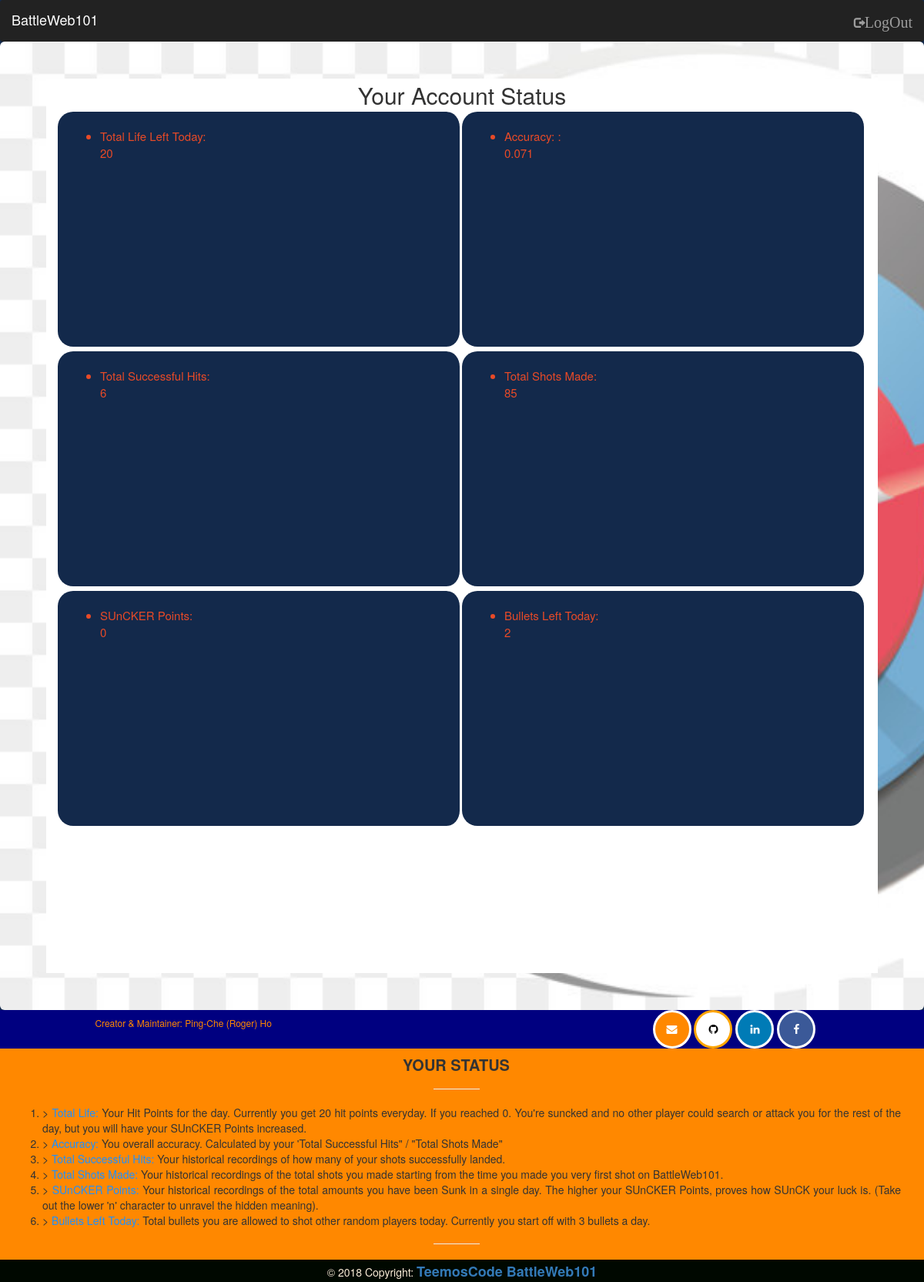
Before: /status/ (signed in) with the older database file.
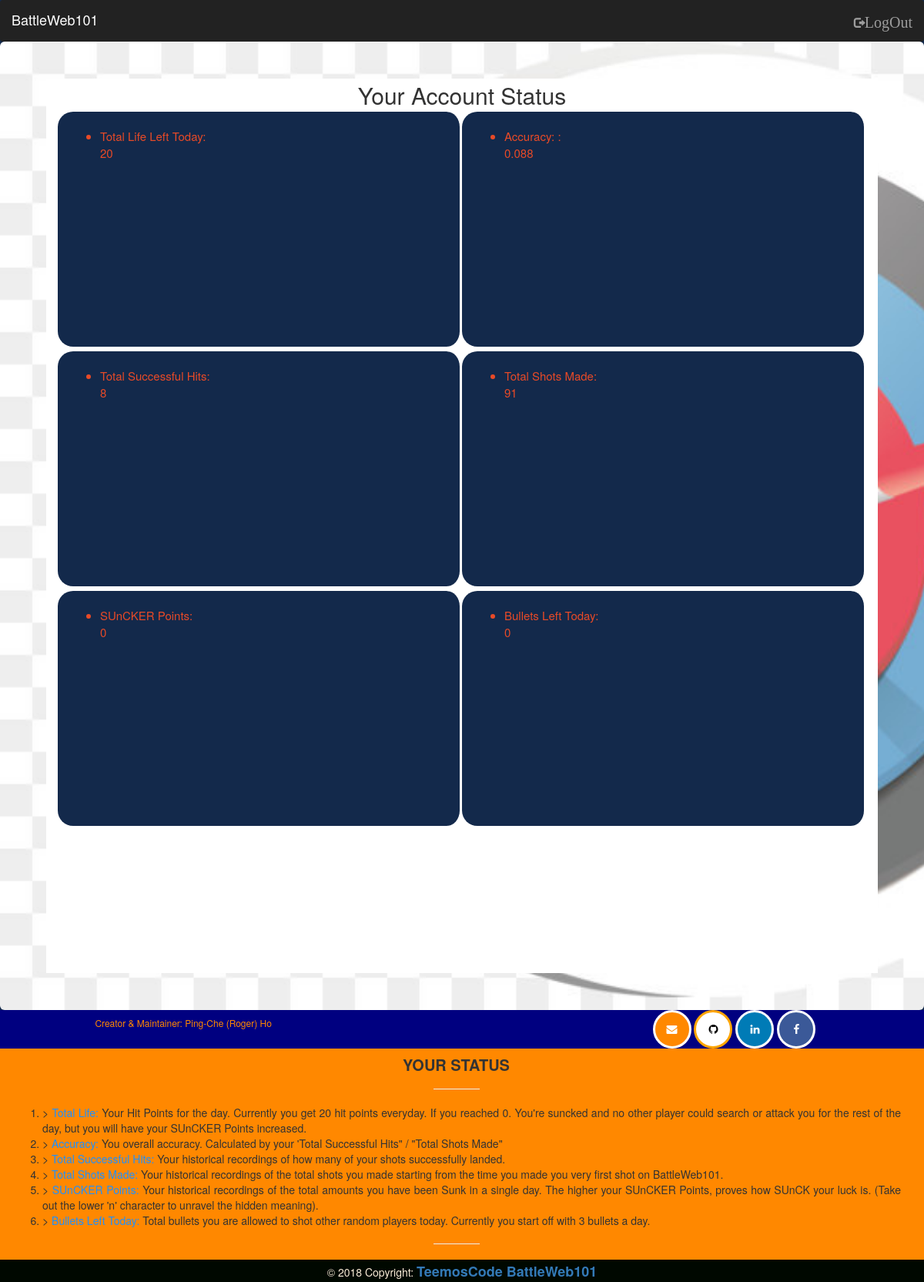
After: the same page with the newer database file.
### BattleWeb101/models.py (models this page shows, shortened)
class Player(models.Model):
    player_id = models.AutoField(primary_key=True)
    player_name = models.CharField(max_length=15)
    player_bullets = models.IntegerField(default=3)
    player_hit_points = models.IntegerField(default=20)
    player_suncker_points = models.IntegerField(default=0)
    player_total_shots = models.IntegerField(default=0)  # All historical shots the player has made since his first shot
    player_total_hits = models.IntegerField(default=0)  # Shots that actually hit
    player_accuracy = models.DecimalField(default=0.000, max_digits=6, decimal_places=3)  # 0.000 This field is COOL!!!
    class Meta:
        ordering = ['player_id']

### BattleWeb101/views.py (the view)
# urls.py: path('status/', PlayerStatus.as_view(), name='player_status_urlpattern'),
class PlayerStatus(LoginRequiredMixin, View):
    def get(self, request):
        player = Player.objects.get(player_name=request.user.username)
        context = {
            'player': player
        }
        return render(request, 'battleweb101/player_status.html', context=context)

### BattleWeb101/templates/battleweb101/player_status.html (shortened to what this page needs)
{% extends 'display_base.html' %}
{% load static %}
{% block sub_additional_links%}
  <link rel='stylesheet' type="text/css" href="{% static 'battleweb101/registration_checkbox.css' %}">
  <link rel="stylesheet" href="//netdna.bootstrapcdn.com/bootstrap/3.3.0/css/bootstrap.min.css">
  <link rel="stylesheet" href="//netdna.bootstrapcdn.com/font-awesome/4.2.0/css/font-awesome.min.css">
{% endblock %}
{% block content-body %}
<div class="container col-md-6 col-lg-8 col-xl-6 mb-8" id="whiteboard_context" style="background-color: white; ">
<h2 class="text-center" style="margin-top: 5px; margin-bottom: 5px;"> Your Account Status </h2>
        <div class="col-md-6 whiteboard_content">
           <br>
            <ul>
                <li>Total Life Left Today: <br>{{ player.player_hit_points }}</li>
            </ul>
        </div>
        <div class="col-md-6 whiteboard_content">
           <br>
            <ul>
                <li> Accuracy: : <br>{{ player.player_accuracy }} </li>
            </ul>
        </div>
    <hr class="deep-purple accent-2 mb-4 mt-0 d-inline-block mx-auto" style="width: 100px; margin: 2px auto; border-color:white; border-style:solid;">
    <hr class="deep-purple accent-2 mb-4 mt-0 d-inline-block mx-auto" style="width: 100px; margin: 2px auto; border-color:white; border-style:solid;">
        <div class="col-md-6 whiteboard_content">
           <br>
            <ul>
                <li>Total Successful Hits: <br>{{ player.player_total_hits }}</li>
            </ul>
        </div>
        <div class="col-md-6 whiteboard_content">
           <br>
            <ul>
                <li>Total Shots Made: <br>{{ player.player_total_shots }}</li>
            </ul>
        </div>
    <hr class="deep-purple accent-2 mb-4 mt-0 d-inline-block mx-auto" style="width: 100px; margin: 2px auto; border-color:white; border-style:solid;">
    <hr class="deep-purple accent-2 mb-4 mt-0 d-inline-block mx-auto" style="width: 100px; margin: 2px auto; border-color:white; border-style:solid;">
        <div class="col-md-6 whiteboard_content">
           <br>
            <ul>
                <li>SUnCKER Points: <br>{{ player.player_suncker_points }}</li>
            </ul>
        </div>
        <div class="col-md-6 whiteboard_content">
           <br>
            <ul>
                <li>Bullets Left Today: <br>{{ player.player_bullets }}</li>
            </ul>
        </div>
    <hr class="deep-purple accent-2 mb-4 mt-0 d-inline-block mx-auto" style="width: 100px; margin: 2px auto; border-color:white; border-style:solid;">
    <hr class="deep-purple accent-2 mb-4 mt-0 d-inline-block mx-auto" style="width: 100px; margin: 2px auto; border-color:white; border-style:solid;">
</div>
{% endblock %}
{% block ischool_intro %}
	<div class="col-md-6 col-lg-12 col-xl-6 mb-8" >
	    <h6 class="text-uppercase font-weight-bold">
	        <strong>Your status</strong>
	    </h6>
	            <hr class="deep-purple accent-2 mb-4 mt-0 d-inline-block mx-auto" style="width: 60px;">
	    <p>
            <ol>
                <li align = "justify">>
                    <span style="color: dodgerblue">Total Life:</span> Your Hit Points for the day. Currently you get 20 hit points everyday. If you reached 0.
                    You're suncked and no other player could search or attack you for the rest of the day, but you will have your SUnCKER Points increased.
                </li>
                <li align = "justify">>
                    <span style="color: dodgerblue">Accuracy:</span> You overall accuracy. Calculated by your 'Total Successful Hits" / "Total Shots Made"
                </li>
                <li align = "justify">>
                    <span style="color: dodgerblue">Total Successful Hits:</span> Your historical recordings of how many of your shots successfully landed.
                </li>
                <li align = "justify">>
                    <span style="color: dodgerblue">Total Shots Made: </span> Your historical recordings of the total shots you made starting from the time you made you very
                    first shot on BattleWeb101.
                </li>
                <li align = "justify">>
                    <span style="color: dodgerblue">SUnCKER Points:</span> Your historical recordings of the total amounts you have been Sunk in a single day. The higher your
                    SUnCKER Points, proves how SUnCK your luck is. (Take out the lower 'n' character to unravel the hidden meaning).
                </li>
                <li align = "justify">>
                    <span style="color: dodgerblue">Bullets Left Today: </span> Total bullets you are allowed to shot other random players today. Currently you start off with
                    3 bullets a day.
                </li>
            </ol>
        </p>
	   		   	<hr class="deep-purple accent-2 mb-4 mt-0 d-inline-block mx-auto" style="width: 60px;">
	</div>
{% endblock %}

### BattleWeb101/templates/display_base.html (shortened to what this page needs)
{% extends 'root.html' %}
{% block more_links %}
    {% block sub_additional_links%} {% endblock %}
{% endblock %}

### BattleWeb101/templates/root.html (shortened to what this page needs)
{% load static %}
<!DOCTYPE html>
<html lang="en">
	<head>
		<link rel="stylesheet" href="https://maxcdn.bootstrapcdn.com/bootstrap/3.3.7/css/bootstrap.min.css">
		<link rel = 'stylesheet' type='text/css' href="{% static 'battleweb101/root_base.css' %}">
		<link rel = 'stylesheet' type = 'text/css' href = "{% static 'battleweb101/session_info_display.css' %}">
		<link rel = 'stylesheet' type = 'text/css' href = "{% static 'battleweb101/bootstrap-social.css' %}">
		<link rel="stylesheet" href="https://cdnjs.cloudflare.com/ajax/libs/font-awesome/4.7.0/css/font-awesome.min.css">
        {% block more_links %} {% endblock %}
	</head>
	<body>
		<nav class="navbar navbar-inverse container-fluid">
		  <div class="container-fluid">
		    <div class="navbar-header" style="margin-left: 15px;">
		      <a class="navbar-brand" href="/">BattleWeb101</a>
		    </div>
            {% block navbar %}
    		    <ul class="nav navbar-nav navbar-right" style="margin-right: 0;">
    				{% if request.user.is_authenticated %}
    					<li><a href='/logout'><span class="glyphicon glyphicon-log-out"><span style = "font-size: 20px">LogOut</span></a></li>
    				{% else %}
    					<li><a href="{% url 'signup_urlpattern' %}"><span class="glyphicon glyphicon-user"></span> Create Account</a></li>
    					<li><a href="{% url 'login_urlpattern' %}"><span class="glyphicon glyphicon-log-in"></span> LogIn</a></li>
    				{% endif %}
    		    </ul>
            {% endblock %}
		  </div>
		</nav>
		<div class = "container-fluid page-container">
			<div class="jumbotron" style="background-image: url('../../static/battleweb101/target_hit.jpg');">
                {% block content-body %}{% endblock %}
			</div>
		</div>
		{% block footer %}
            <footer class="page-footer font-small unique-color-dark pt-0">
                {% block roger %}
                <div style="background-color: #000080;">
                    <div id="rogers_border" class="container">
                        <div class="row py-4 d-flex align-items-center" style='margin-right: 0;'>
                            <div class="col-md-6 col-lg-5 text-center text-md-left mb-4 mb-md-0">
                                <h6 class="mb-0 white-text"><span style="color:#FF8800">Creator & Maintainer: Ping-Che (Roger) Ho</h6>
                            </div>
                            <div class="col-md-6 col-lg-7 text-center text-md-right">
                                <a class="ins-ic" >
                                    <i class="fa fa-handshake white-text mr-lg-4"> </i>
                                </a>
                                <a class="tw-ic">
                                    <i class="fa fa-handshake white-text mr-lg-4"> </i>
                                </a>
                                <a class="ins-ic">
                                    <i class="fa fa-handshake white-text mr-lg-4"> </i>
                                </a>
                                <a class="tw-ic">
                                    <i class="fa fa-handshake white-text mr-lg-4"> </i>
                                </a>
                                <a href="mailto:pingche2@illinois.edu"><i class="fa fa-envelope mr-3" id="rogers_email"></i></a>
            					<a href="https://github.com/TeemosCode/" target = "_blank" class="fa fa-github"></a>
            					<a href="https://www.linkedin.com/in/pingche-roger-ho/" target = "_blank" class="fa fa-linkedin"></a>
                                <a class="fb-ic ml-0" target = "_blank" href="https://www.facebook.com/roger.ho.779">
                                    <i class="fa fa-facebook white-text mr-lg-4"> </i>
                                </a>
                            </div>
                        </div>
                    </div>
                </div>
                {% endblock %}
                {% block intro%}
                <div class="container mt-5 mb-4 text-center text-md-left" style="background-color:#FF8800;">
                    <div class="row mt-3" style="margin-right: 0;">
                        {% block ischool_intro %}{% endblock %}
                    </div>
                </div>
                {% endblock %}
                <div class="footer-copyright py-3 text-center" style="background-color:#000800;">
                    <span style="color:antiquewhite">© 2018 Copyright:</span>
                    <a href="https://github.com/TeemosCode/BattleWeb101" target="_blank">
                        <strong> <span style="font-size:18px">TeemosCode BattleWeb101</span></strong>
                    </a>
                </div>
            </footer>
		{% endblock %}
	</body>
</html>

### BattleWeb101/static/battleweb101/root_base.css (style rules this page uses)
body { background-color: #13294b !important; }
.jumbotron { background-image: url('./target_hit.jpg'); background-size: cover; margin-bottom: 0 !important; height: 85vh; }
.navbar { margin-bottom: 0 !important; border: 0 !important; padding: 0 !important; }
.container-fluid { padding: 0 !important; }
.container { margin: 0 0 0 0 !important; width: 100vw !important; }
footer { margin: 0 0 0 0 !important; padding: 0 0 0 0 !important; }
strong { font-size: 20px; }
.fa { padding: 15px; font-size: 30px; width: 50px; text-align: center; text-decoration: none; border-radius: 50%; }
.fa-facebook { background: #3B5998; color: white; border: solid; }
.fa-linkedin { background: #007bb6; color: white; border: solid; }
.fa-github { background: white; color: black; border: solid; border-color: orange; }
#rogers_email { background: #FF8800; border: solid; color: white; text-align: center; text-decoration: none; border-radius: 100%; }
#rogers_border { padding: 0 0 0 0 !important; }

### BattleWeb101/templates/display_base.html (style rules this page uses)
#whiteboard_context { overflow: auto; height:100%; }
.whiteboard_content { background-color: #13294b; color: #E84A27; display: inline-block; border-color: white; border-radius: 20px; border-right: 3px solid; border-color: white; height: 305px; overflow: auto; }
.whiteboard_content { font-size: 15px; }

Changed rows visible on the page:
changed Player: player_accuracy "0.071" → "0.088"; player_total_hits "6" → "8"; player_total_shots "85" → "91"; player_bullets "2" → "0"
